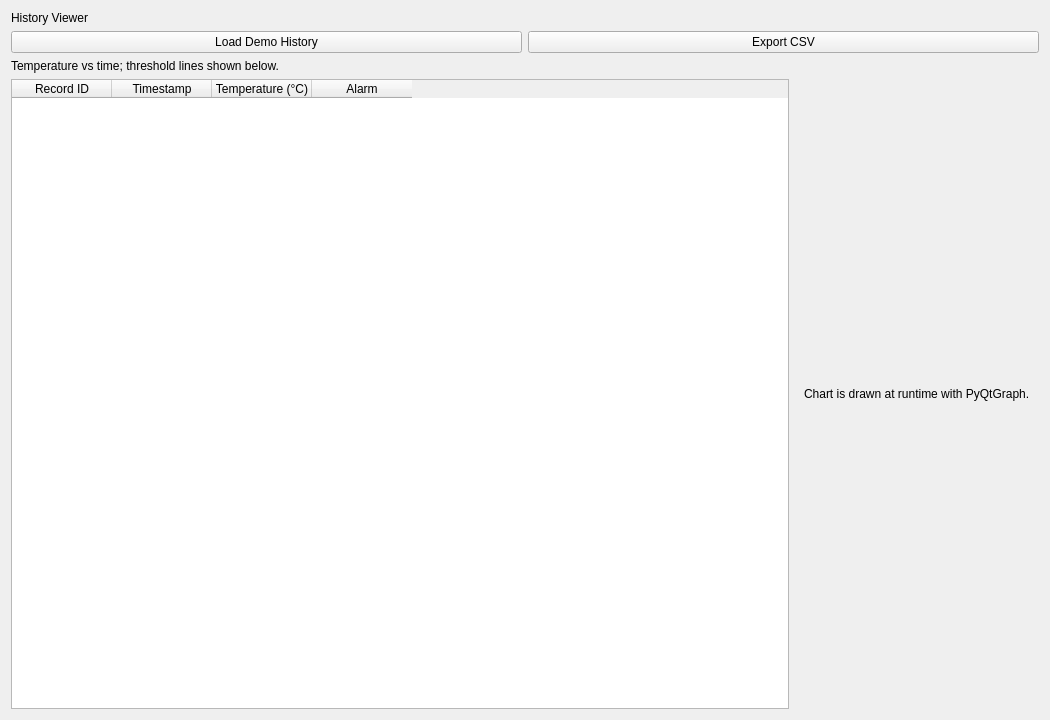
<?xml version='1.0' encoding='UTF-8'?>
<ui version="4.0">
  <class>History ViewerPage</class>
  <widget class="QWidget" name="History ViewerPage">
    <property name="geometry">
      <rect>
        <x>0</x>
        <y>0</y>
        <width>1050</width>
        <height>720</height>
      </rect>
    </property>
    <layout class="QVBoxLayout" name="pageLayout">
      <item>
        <widget class="QLabel" name="pageTitle">
          <property name="text">
            <string>History Viewer</string>
          </property>
        </widget>
      </item>
      <item>
        <layout class="QHBoxLayout" name="historyActions">
          <item>
            <widget class="QPushButton" name="loadHistoryButton">
              <property name="text">
                <string>Load Demo History</string>
              </property>
            </widget>
          </item>
          <item>
            <widget class="QPushButton" name="exportCsvButton">
              <property name="text">
                <string>Export CSV</string>
              </property>
            </widget>
          </item>
        </layout>
      </item>
      <item>
        <widget class="QLabel" name="historyHintLabel">
          <property name="text">
            <string>Temperature vs time; threshold lines shown below.</string>
          </property>
        </widget>
      </item>
      <item>
        <layout class="QHBoxLayout" name="historyViewLayout">
          <item>
            <widget class="QTableWidget" name="historyTable">
              <property name="alternatingRowColors">
                <bool>true</bool>
              </property>
              <property name="selectionBehavior">
                <enum>QAbstractItemView::SelectRows</enum>
              </property>
              <property name="editTriggers">
                <set>QAbstractItemView::NoEditTriggers</set>
              </property>
              <property name="columnCount">
                <number>4</number>
              </property>
              <property name="rowCount">
                <number>0</number>
              </property>
              <column>
                <property name="text">
                  <string>Record ID</string>
                </property>
              </column>
              <column>
                <property name="text">
                  <string>Timestamp</string>
                </property>
              </column>
              <column>
                <property name="text">
                  <string>Temperature (°C)</string>
                </property>
              </column>
              <column>
                <property name="text">
                  <string>Alarm</string>
                </property>
              </column>
            </widget>
          </item>
          <item>
            <widget class="QFrame" name="chartFrame">
              <layout class="QVBoxLayout" name="chartPlaceholderLayout">
                <item>
                  <widget class="QLabel" name="chartPlaceholderLabel">
                    <property name="text">
                      <string>Chart is drawn at runtime with PyQtGraph.</string>
                    </property>
                  </widget>
                </item>
              </layout>
            </widget>
          </item>
        </layout>
      </item>
    </layout>
  </widget>
  <resources/>
  <connections/>
</ui>
